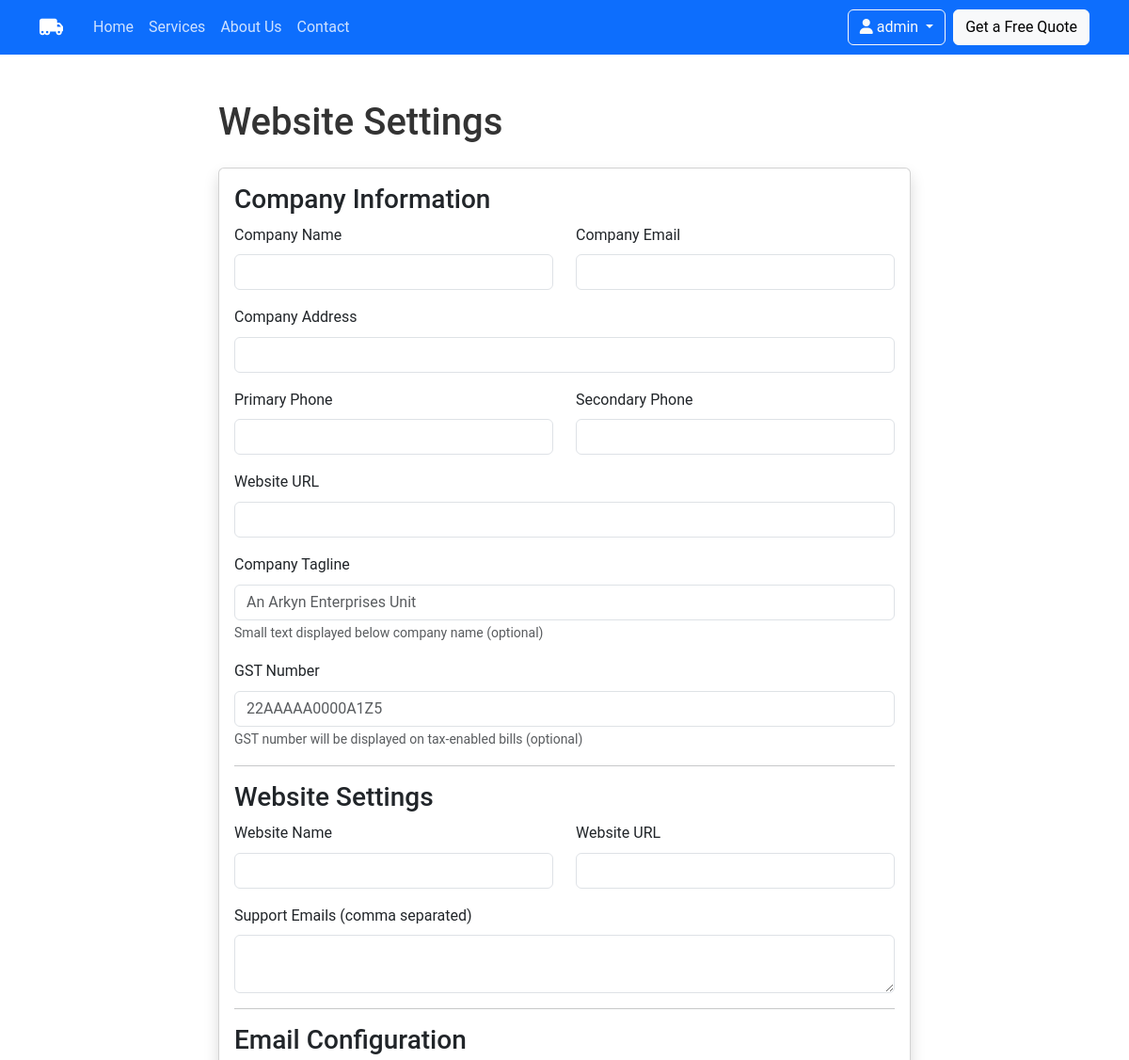
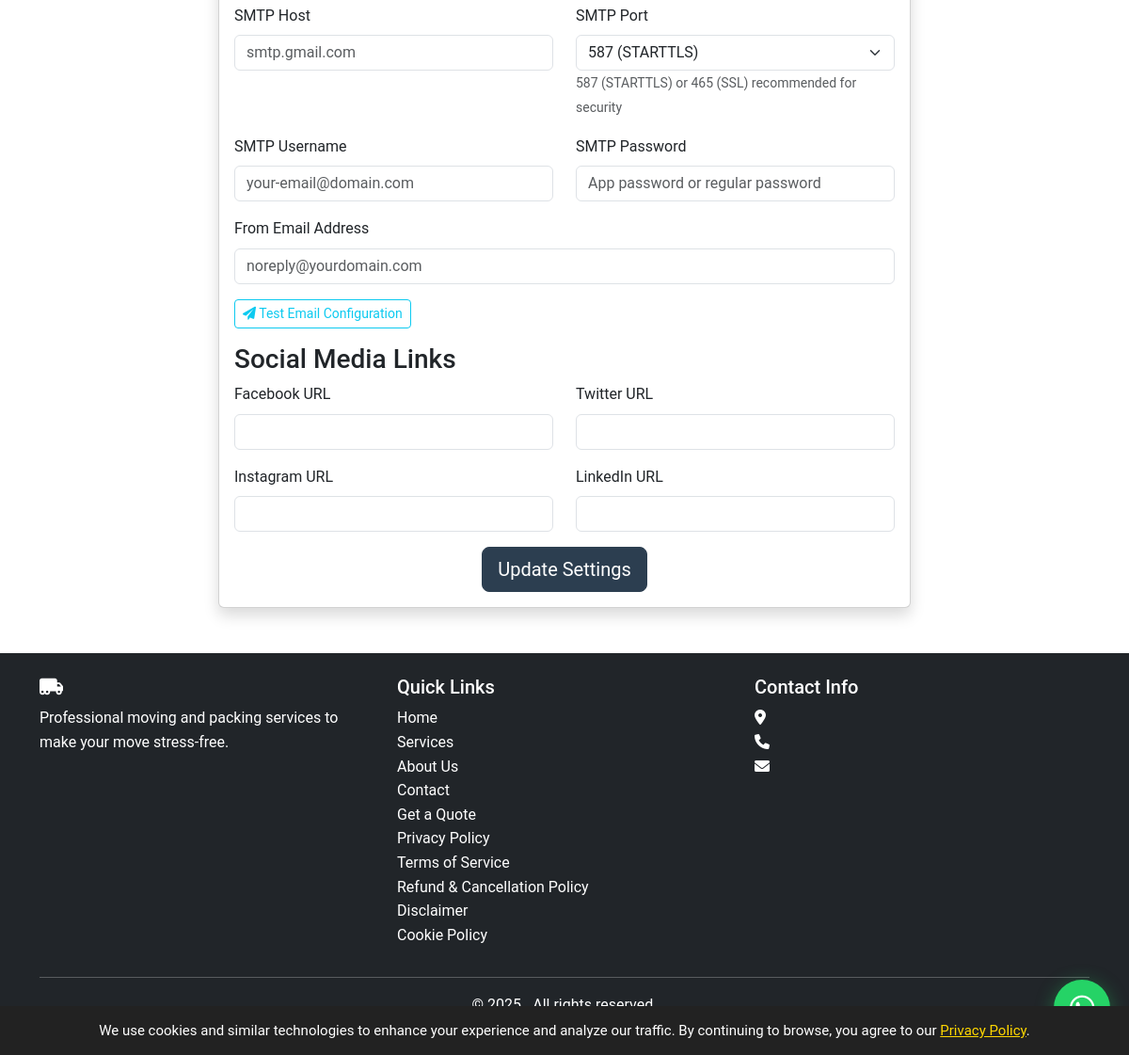
The app's page /settings (signed in), older data (2 pictures, top to bottom).
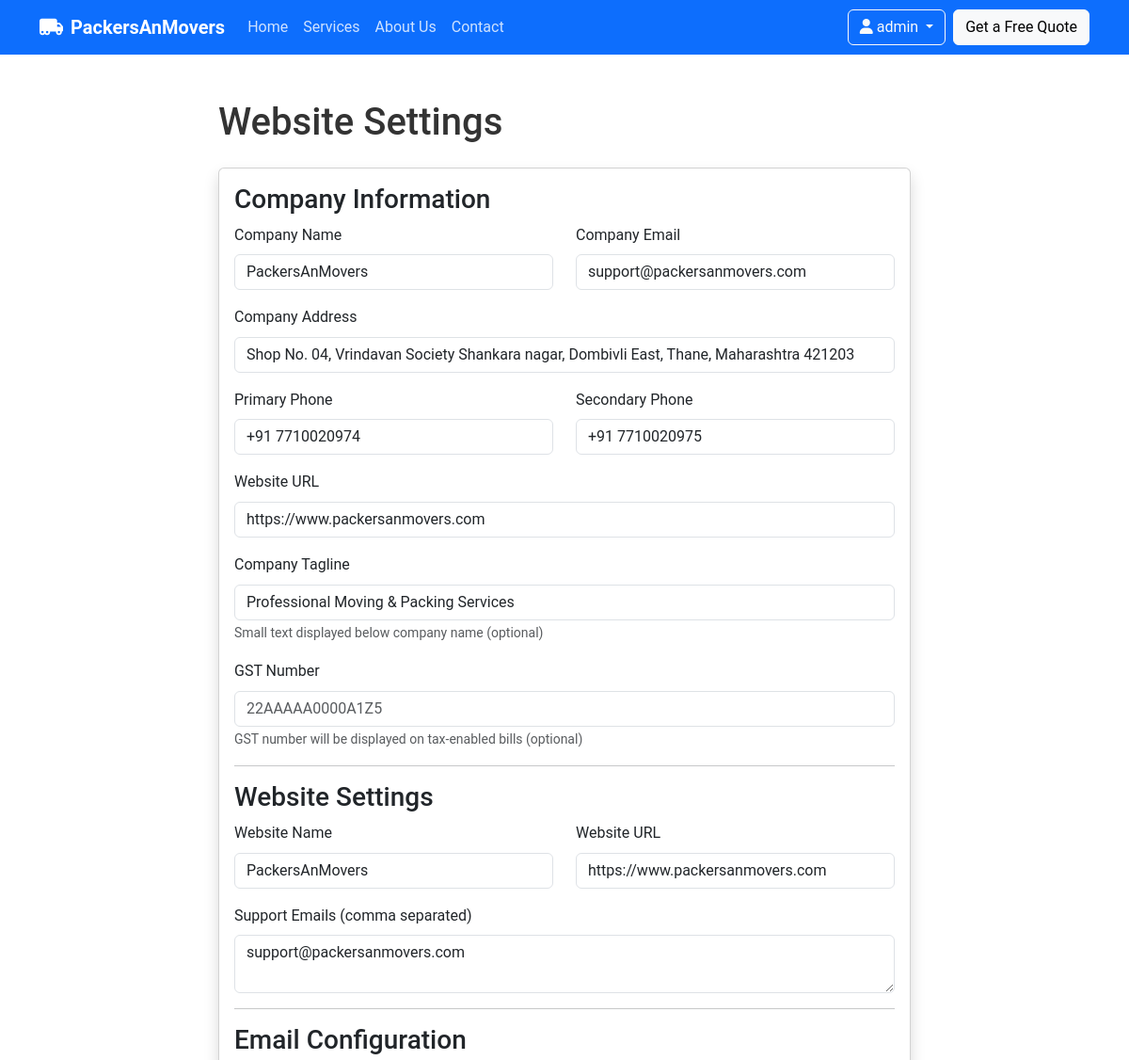
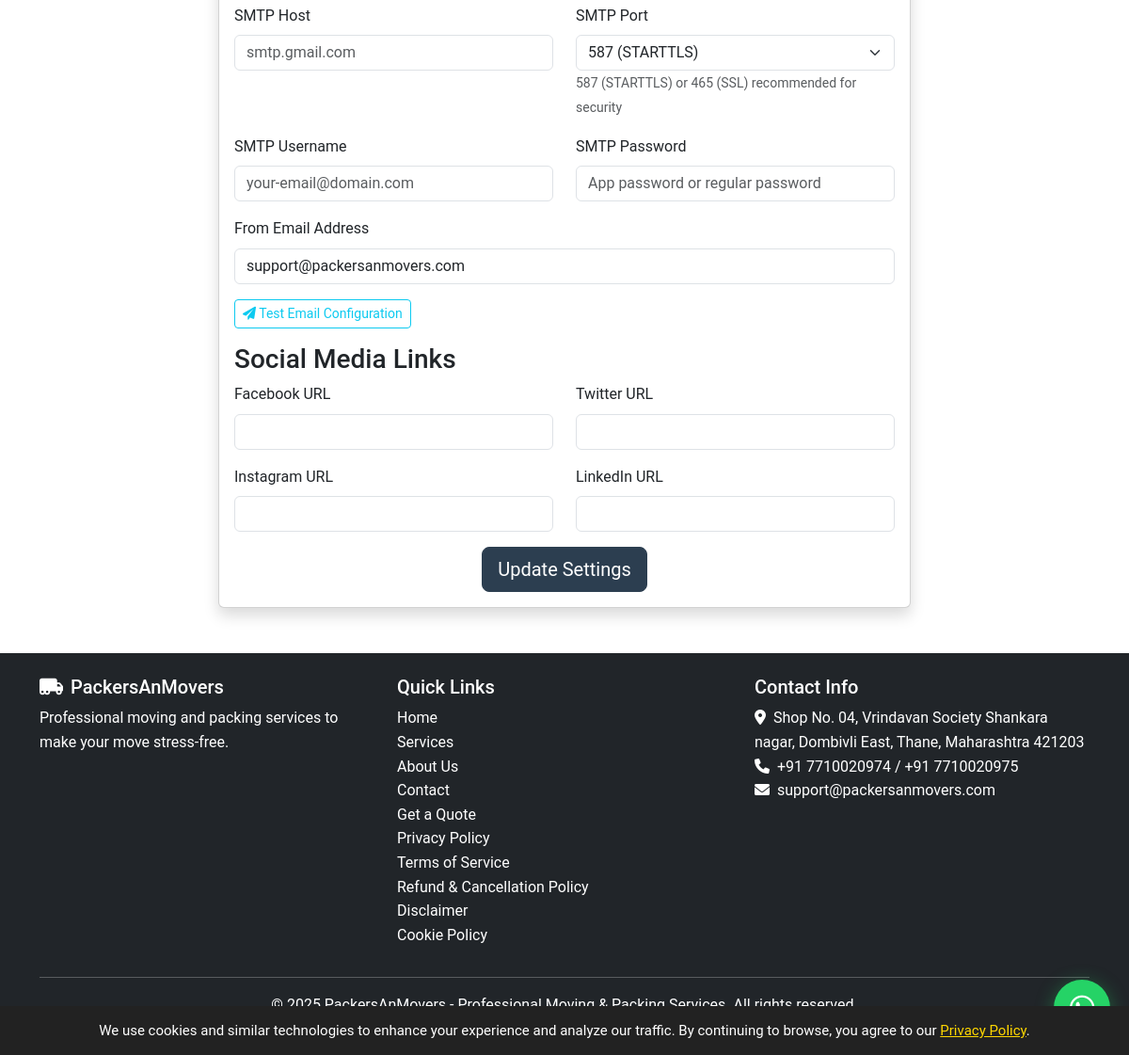
The same page, newer data (2 pictures, top to bottom).
### tables this page shows
CREATE TABLE settings (
    id INT AUTO_INCREMENT PRIMARY KEY,
    setting_key VARCHAR(100) UNIQUE NOT NULL,
    setting_value TEXT NOT NULL,
    updated_at TIMESTAMP DEFAULT CURRENT_TIMESTAMP ON UPDATE CURRENT_TIMESTAMP
);

### config.php (called while the page is built, shortened)
<?php
try {
    $dsn = "mysql:host=" . DB_HOST . ";dbname=" . DB_NAME;
    $pdo = new PDO($dsn, DB_USER, DB_PASS);
    $pdo->setAttribute(PDO::ATTR_ERRMODE, PDO::ERRMODE_EXCEPTION);
    $pdo->query("SELECT 1");
} catch(PDOException $e) {
    error_log("MySQL Connection Failed: " . $e->getMessage());
    error_log("DSN: mysql:host=" . DB_HOST . ";dbname=" . DB_NAME);
    error_log("User: " . DB_USER);
    die("Database connection failed. Please check your .env configuration.<br>" .
        "Error: " . $e->getMessage() . "<br>" .
        "Visit /debug-db to troubleshoot.");
}
function is_logged_in() {
    return isset($_SESSION['user_id']);
}
function get_setting($key, $default = '') {
    global $pdo;
    try {
        $stmt = $pdo->prepare("SELECT setting_value FROM settings WHERE setting_key = ?");
        $stmt->execute([$key]);
        $result = $stmt->fetchColumn();
        return $result !== false ? $result : $default;
    } catch(Exception $e) {
        return $default;
    }
}
?>

### settings.php (the view, shortened to what the changed rows need)
<?php
require_once 'config.php';
include 'includes/header.php';
?>
<div class="container my-5">
    <div class="row">
        <div class="col-lg-8 mx-auto">
            <h1 class="mb-4">Website Settings</h1>
            <div class="card shadow">
                <div class="card-body">
                    <form method="POST">
                        <div class="row">
                            <div class="col-md-6 mb-3">
                                <label for="company_name" class="form-label">Company Name</label>
                                <input type="text" class="form-control" id="company_name" name="company_name" value="<?php echo get_setting('company_name'); ?>" required>
                            </div>
                            <div class="col-md-6 mb-3">
                                <label for="company_email" class="form-label">Company Email</label>
                                <input type="email" class="form-control" id="company_email" name="company_email" value="<?php echo get_setting('company_email'); ?>" required>
                            </div>
                        </div>
                        <div class="mb-3">
                            <label for="company_address" class="form-label">Company Address</label>
                            <input type="text" class="form-control" id="company_address" name="company_address" value="<?php echo get_setting('company_address'); ?>" required>
                        </div>
                        <div class="row">
                            <div class="col-md-6 mb-3">
                                <label for="company_phone1" class="form-label">Primary Phone</label>
                                <input type="text" class="form-control" id="company_phone1" name="company_phone1" value="<?php echo get_setting('company_phone1'); ?>" required>
                            </div>
                            <div class="col-md-6 mb-3">
                                <label for="company_phone2" class="form-label">Secondary Phone</label>
                                <input type="text" class="form-control" id="company_phone2" name="company_phone2" value="<?php echo get_setting('company_phone2'); ?>">
                            </div>
                        </div>
                        <div class="mb-3">
                            <label for="company_website" class="form-label">Website URL</label>
                            <input type="url" class="form-control" id="company_website" name="company_website" value="<?php echo get_setting('company_website'); ?>" required>
                        </div>
                        <div class="mb-3">
                            <label for="company_tagline" class="form-label">Company Tagline</label>
                            <input type="text" class="form-control" id="company_tagline" name="company_tagline" value="<?php echo get_setting('company_tagline'); ?>" placeholder="An Arkyn Enterprises Unit">
                            <small class="text-muted">Small text displayed below company name (optional)</small>
                        </div>
                        <div class="row">
                            <div class="col-md-6 mb-3">
                                <label for="website_name" class="form-label">Website Name</label>
                                <input type="text" class="form-control" id="website_name" name="website_name" value="<?php echo get_setting('website_name'); ?>">
                            </div>
                            <div class="col-md-6 mb-3">
                                <label for="website_url" class="form-label">Website URL</label>
                                <input type="url" class="form-control" id="website_url" name="website_url" value="<?php echo get_setting('website_url'); ?>">
                            </div>
                        </div>
                        <div class="mb-3">
                            <label for="support_emails" class="form-label">Support Emails (comma separated)</label>
                            <textarea class="form-control" id="support_emails" name="support_emails" rows="2"><?php echo get_setting('support_emails'); ?></textarea>
                        </div>
                        <div class="mb-3">
                            <label for="mail_from" class="form-label">From Email Address</label>
                            <input type="email" class="form-control" id="mail_from" name="mail_from" value="<?php echo get_setting('mail_from'); ?>" placeholder="noreply@yourdomain.com">
                        </div>
                    </form>
                </div>
            </div>
        </div>
    </div>
</div>
<?php include 'includes/footer.php'; ?>

### includes/header.php (shortened to what the changed rows need)
<!DOCTYPE html>
<html lang="en">
<head>
    <link href="https://cdn.jsdelivr.net/npm/bootstrap@5.3.0-alpha1/dist/css/bootstrap.min.css" rel="stylesheet">
    <link rel="stylesheet" href="https://cdnjs.cloudflare.com/ajax/libs/font-awesome/6.0.0/css/all.min.css">
    <link rel="stylesheet" href="/assets/css/style.css">
</head>
<body>
    <nav class="navbar navbar-expand-lg navbar-dark bg-primary">
        <div class="container">
            <a class="navbar-brand" href="/">
                <i class="fas fa-truck-moving me-2"></i><?php echo get_setting('company_name', 'PackersAnMovers'); ?>
            </a>
            <div class="collapse navbar-collapse" id="navbarNav">
                <ul class="navbar-nav me-auto">
                </ul>
            </div>
            <div class="d-flex align-items-center">
                <?php if (is_logged_in()): ?>
                <div class="dropdown me-2">
                </div>
                <?php endif; ?>
                <a href="/quote" class="btn btn-light">Get a Free Quote</a>
            </div>
        </div>
    </nav>
    <main>

### includes/footer.php (shortened to what the changed rows need)
</main>
    <footer class="bg-dark text-white py-4 mt-5">
        <div class="container">
            <div class="row">
                <div class="col-md-4">
                    <h5><i class="fas fa-truck-moving me-2"></i><?php echo get_setting('company_name', 'PackersAnMovers'); ?></h5>
                    <p>Professional moving and packing services to make your move stress-free.</p>
                </div>
                <div class="col-md-4">
                    <h5>Contact Info</h5>
                    <address>
                        <i class="fas fa-map-marker-alt me-2"></i><?php echo get_setting('company_address', 'Address not configured'); ?><br>
                        <i class="fas fa-phone me-2"></i><?php echo get_setting('company_phone1', 'Phone not configured'); ?><?php if(get_setting('company_phone2')): ?> / <?php echo get_setting('company_phone2'); ?><?php endif; ?><br>
                        <i class="fas fa-envelope me-2"></i><?php echo get_setting('company_email', 'Email not configured'); ?>
                    </address>
                </div>
            </div>
            <div class="text-center">
                <p>&copy; 2025 <?php echo get_setting('company_name', 'PackersAnMovers'); ?><?php echo get_setting('company_tagline') ? ' - ' . get_setting('company_tagline') : ''; ?>. All rights reserved.</p>
            </div>
        </div>
    </footer>
</body>
</html>

Row changes from the older to the newer data that the page shows:
now on this page (row edited): settings: setting_value "PackersAnMovers", company_name "PackersAnMovers"
now on this page (row edited): settings: company_email "support@packersanmovers.com", setting_value "support@packersanmovers.com"
now on this page (row edited): settings: company_address "Shop No. 04, Vrindavan Society Shankara nagar, Dombivli East, Thane, Maharashtra 421203", setting_value "Shop No. 04, Vrindavan Society Shankara nagar, Dombivli East, Thane, Maharashtra 421203"
now on this page (row edited): settings: company_phone1 "+91 7710020974", setting_value "+91 7710020974"
now on this page (row edited): settings: company_phone2 "+91 7710020975", setting_value "+91 7710020975"
now on this page (row edited): settings: company_website "https://www.packersanmovers.com"
now on this page (row edited): settings: company_tagline "Professional Moving & Packing Services", setting_value "Professional Moving & Packing Services"
now on this page (row edited): settings: website_name "PackersAnMovers"
now on this page (row edited): settings: website_url "https://www.packersanmovers.com"
now on this page (row edited): settings: support_emails "support@packersanmovers.com"
now on this page (row edited): settings: mail_from "support@packersanmovers.com"
